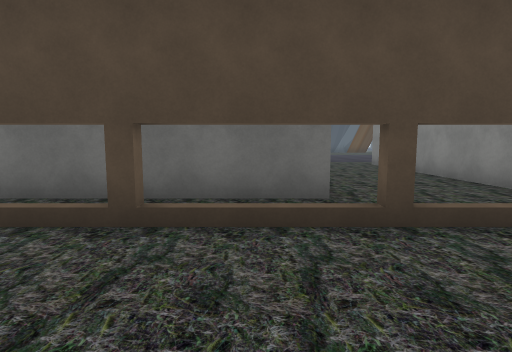
[1] (above)

12 first-person views from a walk through a scene from a Unity 3-D project. The camera is 1.5 m above the floor, tilts 6° down and sees 80° across. The floor is counted in squares, 2 m on a side. Each view is taken from the middle of a square. On the plan, view 1 faces up. The plan holds only what a view shows up to about 10 squares ahead; the rest is blank. The place goes on beyond the plan. Some animated figures are left out. Some surface patterns are stand-ins.

[2]
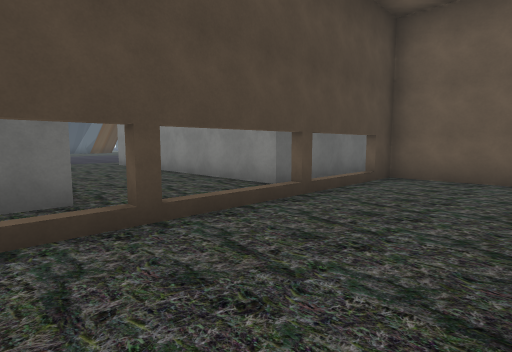

[3]
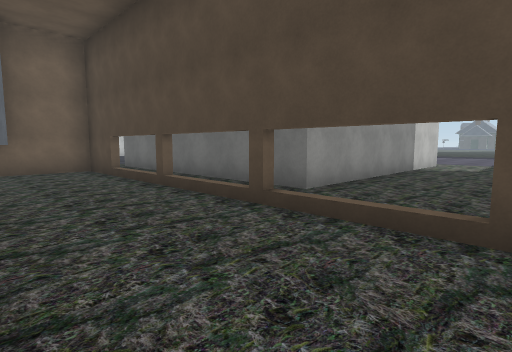

[4]
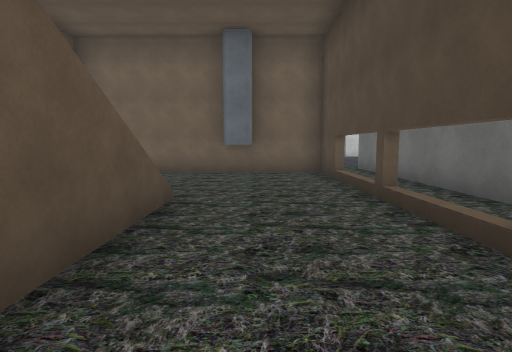

[5]
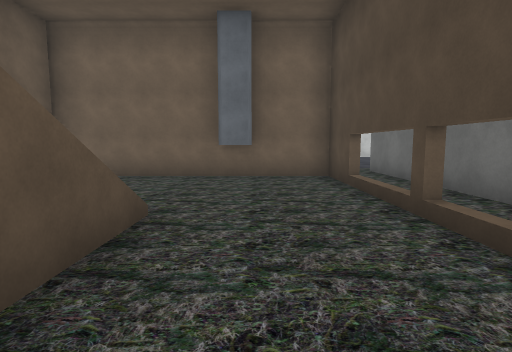

[6]
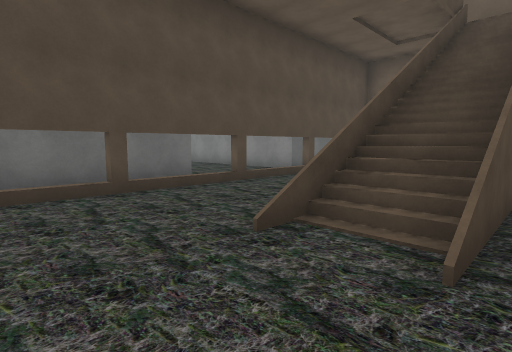

[7]
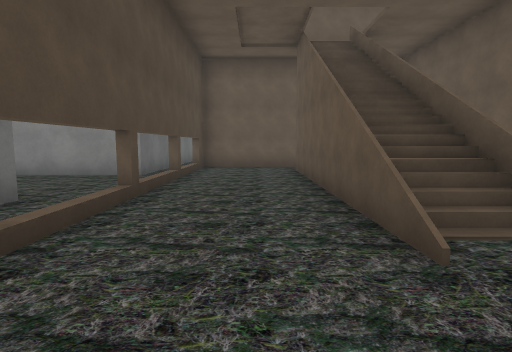

[8]
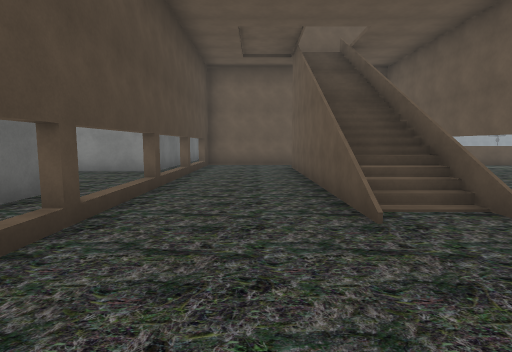

[9]
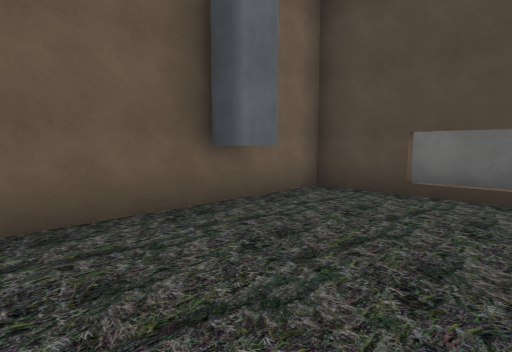

[10]
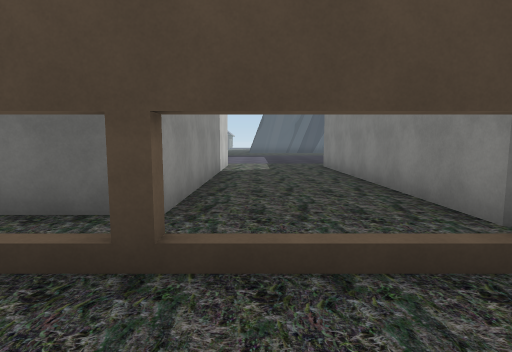

[11]
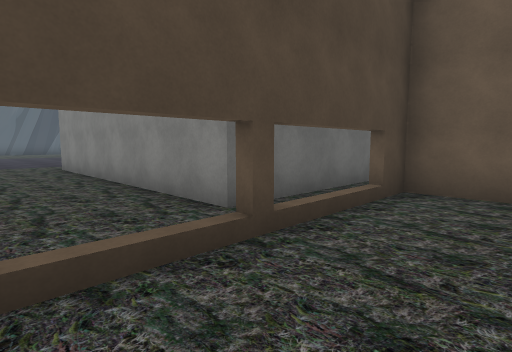

[12]
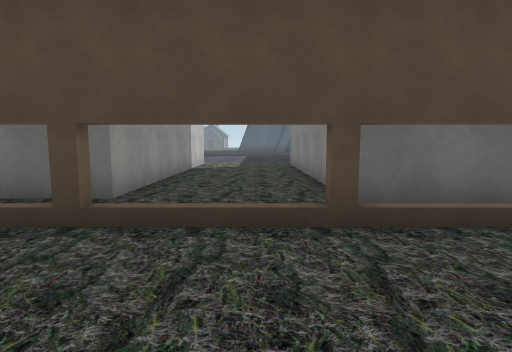

### Floor plan
Key: @ floor where view 1 was taken; # wall or solid block; . floor; / step, stairs or slope; B building.
Columns run from 6 left of view 1 to 7 right of it. Each row starts with its distance up from view 1.
 13          ..
 12         ...
 11        #...#
 10        #...#
  9        #...#
  8        #...#
  7        #...#
  6        #...#
  5 ########...#
  4 ...........###
  3  BB..B.B..B BB
  2  B...........B
  1  B...........B
  0  B...B@////B.B
 -1  B....       B
 -2  B...B       B

Positions as (right, up) in squares from view 1, and headings:
1: (0, 0), facing up
2: (0, 0), facing up-right
3: (4, 0), facing up-left
4: (3, 1), facing left
5: (2, 1), facing left
6: (-3, -2), facing up-right
7: (-3, 1), facing right
8: (-4, 1), facing right
9: (-2, -2), facing up-left
10: (2, 1), facing up
11: (2, 1), facing up-right
12: (3, 0), facing up
